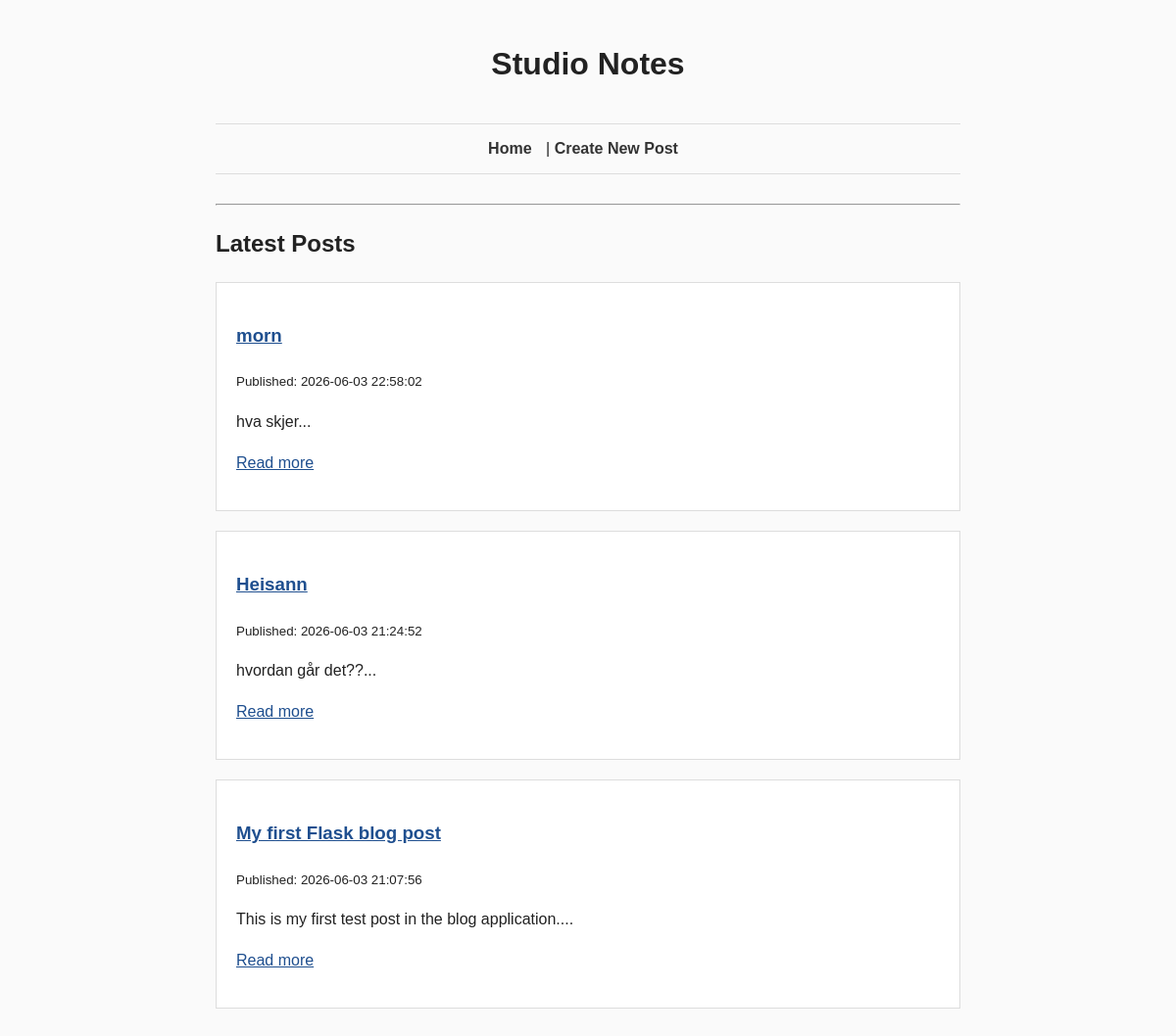
Before: / with the older database file.
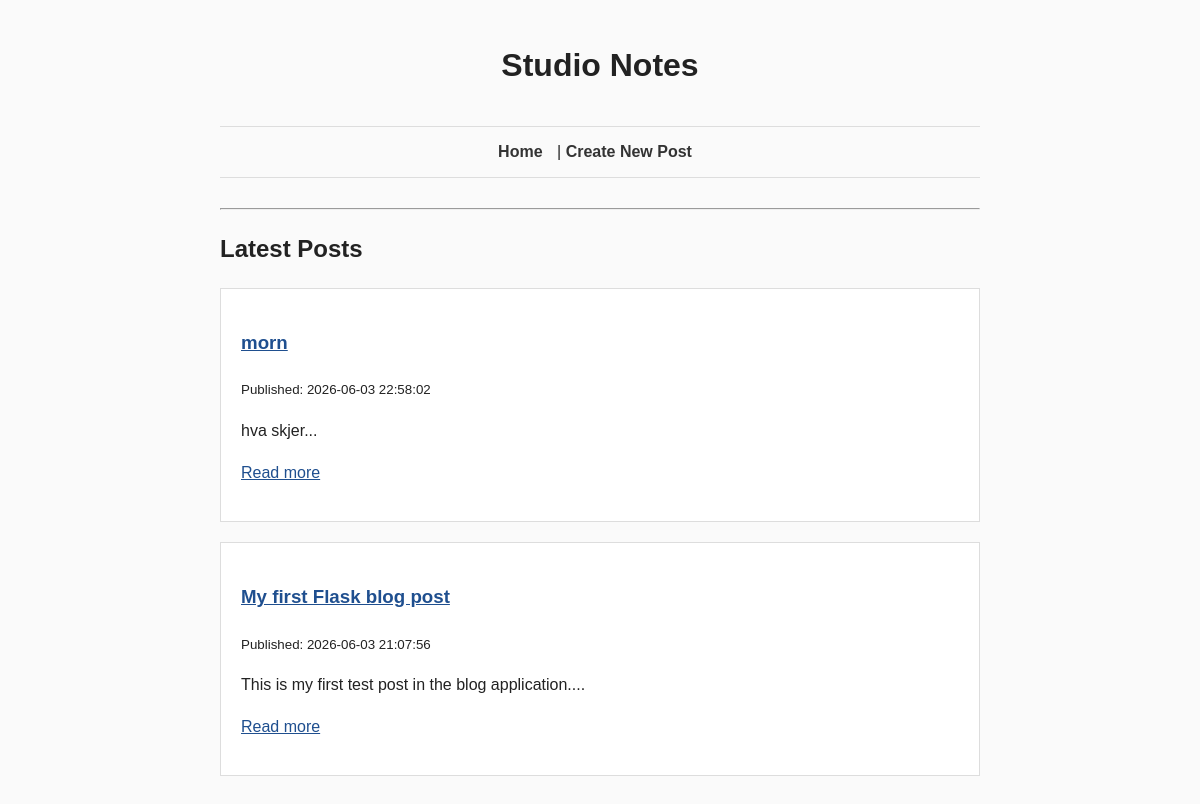
After: the same page with the newer database file.
### tables this page shows
CREATE TABLE posts (
    id INTEGER PRIMARY KEY AUTOINCREMENT,
    title TEXT NOT NULL,
    body TEXT NOT NULL,
    created_at TEXT NOT NULL DEFAULT CURRENT_TIMESTAMP,
    updated_at TEXT
);

### app.py (the view)
@app.route("/")
def home():
    posts = database.get_all_posts()
    return render_template("index.html", posts=posts)

### database.py (called while the page is built)
def get_db_connection():
    connection = sqlite3.connect(DATABASE)
    connection.row_factory = sqlite3.Row
    return connection

def get_all_posts():
    connection = get_db_connection()
    posts = connection.execute(
        "SELECT * FROM posts ORDER BY created_at DESC"
    ).fetchall()
    connection.close()
    return posts

### templates/index.html
{% extends "layout.html" %}
{% block content %}
<h2>Latest Posts</h2>
{% if posts %}
    {% for post in posts %}
        <article>
            <h3>
                <a href="/posts/{{ post.id }}">{{ post.title }}</a>
            </h3>
            <p><small>Published: {{ post.created_at }}</small></p>
            <p>{{ post.body[:150] }}...</p>
            <p>
                <a href="/posts/{{ post.id }}">Read more</a>
            </p>
        </article>
    {% endfor %}
{% else %}
    <p>No blog posts yet.</p>
{% endif %}
{% endblock %}

### templates/layout.html (shortened to what this page needs)
<!DOCTYPE html>
<html>
<head>
    <link rel="stylesheet" href="{{ url_for('static', filename='style.css') }}">
</head>
<body>
    <header>
        <h1>Studio Notes</h1>
    </header>
   <nav>
    <a href="/">Home</a>
    |
    <a href="/posts/new">Create New Post</a>
</nav>
    <hr>
    {% block content %}
    {% endblock %}
</body>
</html>

### static/style.css (style rules this page uses)
body { font-family: Arial, sans-serif; max-width: 760px; margin: 40px auto; padding: 0 20px; line-height: 1.6; background-color: #fafafa; color: #222; }
header { margin-bottom: 20px; }
header h1 { margin-bottom: 5px; }
nav { margin-bottom: 30px; }
nav a { text-decoration: none; color: #333; margin-right: 10px; }
article { background: white; padding: 20px; margin-bottom: 20px; border: 1px solid #ddd; }
a { color: #1f4f8f; }
header { text-align: center; padding-bottom: 10px; }
nav { text-align: center; padding: 12px 0; border-top: 1px solid #ddd; border-bottom: 1px solid #ddd; }
nav a { font-weight: bold; }

Changed rows visible on the page:
removed posts: title "Heisann", created_at "2026-06-03 21:24:52", body "hvordan går det??"
